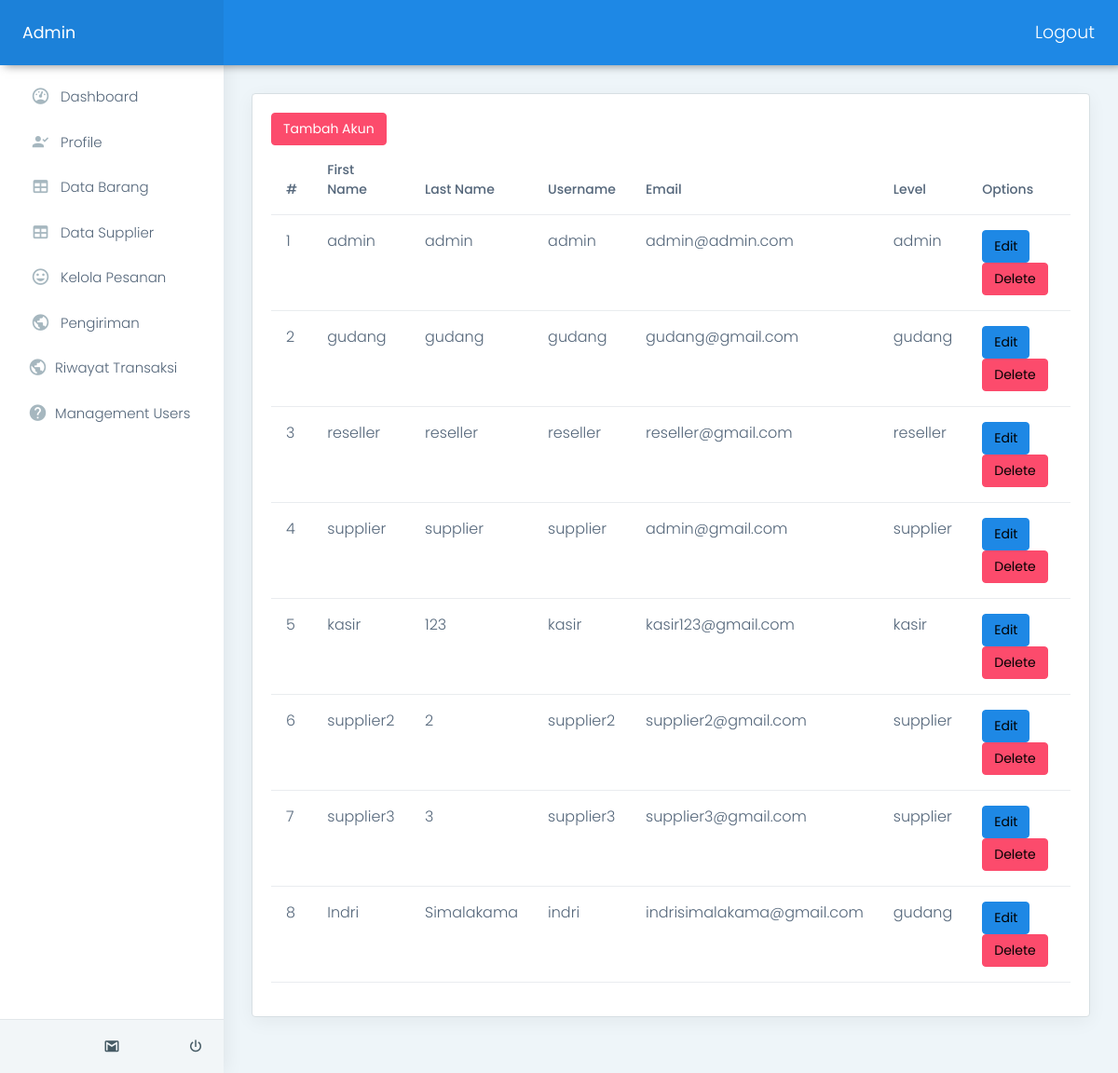
Screenshot of /admin/index.php?page=account (signed in) with the database file from the repository.
### tables this page shows
CREATE TABLE `users` (
  `user_id` int(11) NOT NULL,
  `unique_id` int(255) NOT NULL,
  `username` varchar(255) NOT NULL,
  `fname` varchar(255) NOT NULL,
  `lname` varchar(255) NOT NULL,
  `email` varchar(255) NOT NULL,
  `phone` varchar(20) DEFAULT NULL,
  `password` varchar(255) NOT NULL,
  `alamat` varchar(255) NOT NULL,
  `level` varchar(20) NOT NULL
);

### admin/management/index.php (the view)
<div class="card">
  <div class="card-body">
    <a href="/ricemil/admin/index.php?page=account&modul=add" class="btn btn-danger d-none d-md-inline-block text-white">Tambah Akun</a>
    <table class="table user-table">
      <thead>
        <tr>
          <th class="border-top-0">#</th>
          <th class="border-top-0">First Name</th>
          <th class="border-top-0">Last Name</th>
          <th class="border-top-0">Username</th>
          <th class="border-top-0">Email</th>
          <th class="border-top-0">Level</th>
          <th class="border-top-0">Options</th>
        </tr>
      </thead>
      <tbody>
        <?php
        $no = 1;
        $q = "SELECT * FROM users ";
        $results = mysqli_query($conn, $q);
        foreach ($results as $res) {
        ?>
          <tr>
            <td><?= $no++ ?></td>
            <td><?= $res['fname'] ?></td>
            <td><?= $res['lname'] ?></td>
            <td><?= $res['username'] ?></td>
            <td><?= $res['email'] ?></td>
            <td><?= $res['level'] ?></td>
            <td>
              <a class='btn btn-info' href="/ricemil/admin/index.php?page=account&modul=edit&user_id=<?php echo $res['user_id']; ?>">Edit</a>
              <a class='btn btn-danger' href="/ricemil/admin/index.php?page=account&modul=delete&user_id=<?php echo $res['user_id']; ?>">Delete</a>
            </td>
          </tr>
        <?php } ?>
      </tbody>
    </table>
  </div>
</div>

### rows the page displays
users: fname "admin", lname "admin", username "admin", email "admin@admin.com", level "admin"
users: fname "gudang", lname "gudang", username "gudang", email "gudang@gmail.com", level "gudang"
users: fname "reseller", lname "reseller", username "reseller", email "reseller@gmail.com", level "reseller"
users: fname "supplier", lname "supplier", username "supplier", email "admin@gmail.com", level "supplier"
users: fname "kasir", lname "123", username "kasir", email "kasir123@gmail.com", level "kasir"
users: fname "supplier2", lname "2", username "supplier2", email "supplier2@gmail.com", level "supplier"
users: fname "supplier3", lname "3", username "supplier3", email "supplier3@gmail.com", level "supplier"
users: fname "Indri", lname "Simalakama", username "indri", email "indrisimalakama@gmail.com", level "gudang"
